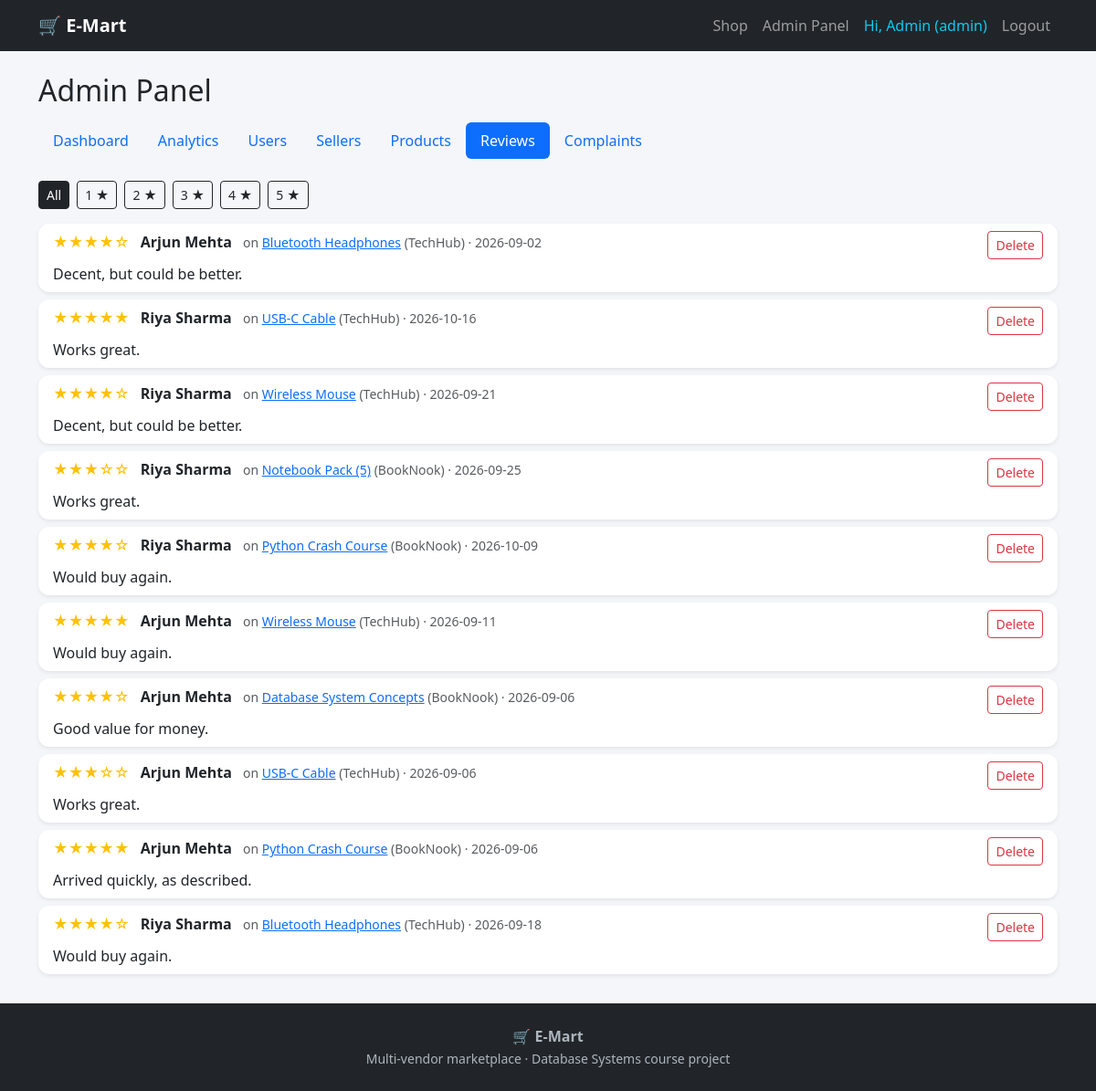
/admin/reviews (signed in), run on the app's committed database.
### tables this page shows
CREATE TABLE users (
    user_id       INTEGER PRIMARY KEY AUTOINCREMENT,
    name          TEXT NOT NULL,
    email         TEXT NOT NULL UNIQUE,
    password_hash TEXT NOT NULL,
    role          TEXT NOT NULL CHECK (role IN ('customer', 'seller', 'admin')),
    is_active     INTEGER NOT NULL DEFAULT 1 CHECK (is_active IN (0, 1)),
    created_at    TEXT NOT NULL DEFAULT CURRENT_TIMESTAMP
);

CREATE TABLE reviews (
    review_id  INTEGER PRIMARY KEY AUTOINCREMENT,
    product_id INTEGER NOT NULL
               REFERENCES products(product_id) ON DELETE CASCADE,
    user_id    INTEGER NOT NULL
               REFERENCES users(user_id) ON DELETE CASCADE,
    rating     INTEGER NOT NULL CHECK (rating BETWEEN 1 AND 5),
    comment    TEXT,
    created_at TEXT NOT NULL DEFAULT CURRENT_TIMESTAMP,
    UNIQUE (product_id, user_id)           -- one review per user per product
);

CREATE TABLE products (
    product_id  INTEGER PRIMARY KEY AUTOINCREMENT,
    seller_id   INTEGER NOT NULL
                REFERENCES seller_profiles(seller_id) ON DELETE CASCADE,
    category_id INTEGER
                REFERENCES categories(category_id) ON DELETE SET NULL,
    name        TEXT NOT NULL,
    description TEXT,
    price       REAL NOT NULL CHECK (price > 0),
    stock       INTEGER NOT NULL DEFAULT 0 CHECK (stock >= 0),
    created_at  TEXT NOT NULL DEFAULT CURRENT_TIMESTAMP
);

CREATE TABLE seller_profiles (
    seller_id   INTEGER PRIMARY KEY
                REFERENCES users(user_id) ON DELETE CASCADE,
    store_name  TEXT NOT NULL UNIQUE,
    description TEXT
);

### routes/admin.py (the view)
@admin_bp.route("/reviews")
@login_required("admin")
def reviews():
    rating = request.args.get("rating", "")
    sql = """
        SELECT r.review_id, r.rating, r.comment, r.created_at,
               u.name AS reviewer, p.product_id, p.name AS product_name, sp.store_name
        FROM reviews r
        JOIN users u ON u.user_id = r.user_id
        JOIN products p ON p.product_id = r.product_id
        JOIN seller_profiles sp ON sp.seller_id = p.seller_id
        WHERE 1 = 1
    """
    params = []
    if rating in ("1", "2", "3", "4", "5"):
        sql += " AND r.rating = ?"
        params.append(int(rating))
    sql += " ORDER BY r.review_id DESC"
    conn = get_connection()
    rows = conn.execute(sql, params).fetchall()
    conn.close()
    return render_template("admin/reviews.html", rows=rows, rating=rating)

### app.py (called while the page is built)
def get_csrf_token():
    if "csrf_token" not in session:
        session["csrf_token"] = secrets.token_hex(16)
    return session["csrf_token"]

@app.before_request
def csrf_protect():
    session.permanent = True
    if request.method == "POST":
        sent = request.form.get("csrf_token", "")
        expected = session.get("csrf_token", "")
        if not expected or not hmac.compare_digest(sent, expected):
            abort(400)

@app.context_processor
def inject_csrf():
    return {"csrf_token": get_csrf_token()}

@app.before_request
def load_logged_in_user():
    g.user = None
    user_id = session.get("user_id")
    if user_id is not None:
        conn = get_connection()
        user = conn.execute(
            "SELECT user_id, name, email, role, is_active FROM users WHERE user_id = ?",
            (user_id,)).fetchone()
        conn.close()
        if user is None or not user["is_active"]:
            session.pop("user_id", None)
        else:
            g.user = user

@app.context_processor
def inject_cart_count():
    count = 0
    try:
        if g.get("user") is not None and g.user["role"] == "customer":
            conn = get_connection()
            count = conn.execute(
                "SELECT COALESCE(SUM(quantity), 0) FROM cart_items WHERE user_id = ?",
                (g.user["user_id"],)).fetchone()[0]
            conn.close()
    except sqlite3.Error:
        count = 0          # an error page must never crash because of the navbar
    return {"cart_count": count}

### db.py (called while the page is built)
def get_connection():
    conn = sqlite3.connect(DB_PATH)
    conn.row_factory = sqlite3.Row          # lets us use row["name"]
    conn.execute("PRAGMA foreign_keys = ON")
    return conn

### helpers.py (called while the page is built)
def login_required(role=None):
    def decorator(view):
        @wraps(view)
        def wrapper(*args, **kwargs):
            if g.user is None:
                flash("Please log in first.", "warning")
                return redirect(url_for("auth.login"))
            if role and g.user["role"] != role:
                flash("You don't have access to that page.", "danger")
                return redirect(url_for("home"))
            return view(*args, **kwargs)
        return wrapper
    return decorator

### templates/admin/reviews.html (shortened to what this page needs)
{% extends "base.html" %}
{% block content %}
<h2 class="mb-3">Admin Panel</h2>
{% include "admin/_tabs.html" %}
<div class="mb-3 d-flex gap-2 flex-wrap">
  <a href="{{ url_for('admin.reviews') }}" class="btn btn-sm {{ 'btn-dark' if not rating else 'btn-outline-dark' }}">All</a>
  {% for n in [1, 2, 3, 4, 5] %}
  <a href="{{ url_for('admin.reviews', rating=n) }}" class="btn btn-sm {{ 'btn-dark' if rating == n|string else 'btn-outline-dark' }}">{{ n }} ★</a>
  {% endfor %}
</div>
{% for r in rows %}
<div class="card shadow-sm mb-2">
  <div class="card-body py-2">
    <div class="d-flex justify-content-between">
      <div>
        <span class="text-warning">{{ '★' * r.rating }}{{ '☆' * (5 - r.rating) }}</span>
        <strong class="ms-2">{{ r.reviewer }}</strong>
        <small class="text-muted ms-2">on
          <a href="{{ url_for('customer.product_detail', product_id=r.product_id) }}">{{ r.product_name }}</a>
          ({{ r.store_name }}) · {{ r.created_at[:10] }}</small>
      </div>
      <form method="POST" action="{{ url_for('admin.delete_review', review_id=r.review_id) }}"
            onsubmit="return confirm('Delete this review?');">
        <button class="btn btn-sm btn-outline-danger">Delete</button>
      </form>
    </div>
    {% if r.comment %}<p class="mb-0 mt-1">{{ r.comment }}</p>{% endif %}
  </div>
</div>
{% else %}
<p class="text-muted">No reviews here.</p>
{% endfor %}
{% endblock %}

### templates/base.html (shortened to what this page needs)
<!DOCTYPE html>
<html lang="en">
<head>
  <link href="https://cdn.jsdelivr.net/npm/bootstrap@5.3.3/dist/css/bootstrap.min.css" rel="stylesheet">
  <link href="{{ url_for('static', filename='css/style.css') }}" rel="stylesheet">
</head>
<body class="d-flex flex-column min-vh-100">
  <nav class="navbar navbar-expand-lg navbar-dark bg-dark">
    <div class="container">
      <a class="navbar-brand fw-bold" href="{{ url_for('home') }}">🛒 E-Mart</a>
      <div class="collapse navbar-collapse" id="nav">
        <ul class="navbar-nav ms-auto align-items-lg-center">
          <li class="nav-item"><a class="nav-link" href="{{ url_for('home') }}">Shop</a></li>
          {% if g.user %}
            {% if g.user.role == 'seller' %}
              <li class="nav-item"><a class="nav-link" href="{{ url_for('seller.dashboard') }}">Seller Dashboard</a></li>
            {% elif g.user.role == 'admin' %}
              <li class="nav-item"><a class="nav-link" href="{{ url_for('admin.dashboard') }}">Admin Panel</a></li>
            {% endif %}
            <li class="nav-item"><span class="nav-link text-info">Hi, {{ g.user.name }} ({{ g.user.role }})</span></li>
            <li class="nav-item"><a class="nav-link" href="{{ url_for('auth.logout') }}">Logout</a></li>
          {% else %}
            <li class="nav-item"><a class="nav-link" href="{{ url_for('auth.login') }}">Login</a></li>
            <li class="nav-item"><a class="nav-link" href="{{ url_for('auth.register') }}">Register</a></li>
          {% endif %}
        </ul>
      </div>
    </div>
  </nav>
  <main class="container my-4 flex-grow-1">
    {% block content %}{% endblock %}
  </main>
  <footer class="site-footer text-center py-4">
    <div class="fw-bold">🛒 E-Mart</div>
    <small>Multi-vendor marketplace · Database Systems course project</small>
  </footer>
</body>
</html>

### static/css/style.css (style rules this page uses)
body { background-color: #f5f6fa; }
.card { border: none; border-radius: 12px; }
.card { transition: transform .15s ease, box-shadow .15s ease; }
.site-footer { background: #212529; color: #adb5bd; }

### data on the page
users: user.name "Admin", user.role "admin"
reviews: rating "★★★★", rating "☆", reviewer "Arjun Mehta", product_name "Bluetooth Headphones", store_name "TechHub", created_at "2026-09-02", comment "Decent, but could be better."
reviews: rating "★★★★★", reviewer "Riya Sharma", product_name "USB-C Cable", store_name "TechHub", created_at "2026-10-16", comment "Works great."
reviews: rating "★★★★", rating "☆", reviewer "Riya Sharma", product_name "Wireless Mouse", store_name "TechHub", created_at "2026-09-21", comment "Decent, but could be better."
reviews: rating "★★★", rating "☆☆", reviewer "Riya Sharma", product_name "Notebook Pack (5)", store_name "BookNook", created_at "2026-09-25", comment "Works great."
reviews: rating "★★★★", rating "☆", reviewer "Riya Sharma", product_name "Python Crash Course", store_name "BookNook", created_at "2026-10-09", comment "Would buy again."
reviews: rating "★★★★★", reviewer "Arjun Mehta", product_name "Wireless Mouse", store_name "TechHub", created_at "2026-09-11", comment "Would buy again."
reviews: rating "★★★★", rating "☆", reviewer "Arjun Mehta", product_name "Database System Concepts", store_name "BookNook", created_at "2026-09-06", comment "Good value for money."
reviews: rating "★★★", rating "☆☆", reviewer "Arjun Mehta", product_name "USB-C Cable", store_name "TechHub", created_at "2026-09-06", comment "Works great."
reviews: rating "★★★★★", reviewer "Arjun Mehta", product_name "Python Crash Course", store_name "BookNook", created_at "2026-09-06", comment "Arrived quickly, as described."
reviews: rating "★★★★", rating "☆", reviewer "Riya Sharma", product_name "Bluetooth Headphones", store_name "TechHub", created_at "2026-09-18", comment "Would buy again."

### other printed values
{{ label }} "Dashboard" "Analytics" "Users" "Sellers" "Products" "Reviews" "Complaints"
{{ n }} "1" "2" "3" "4" "5"
